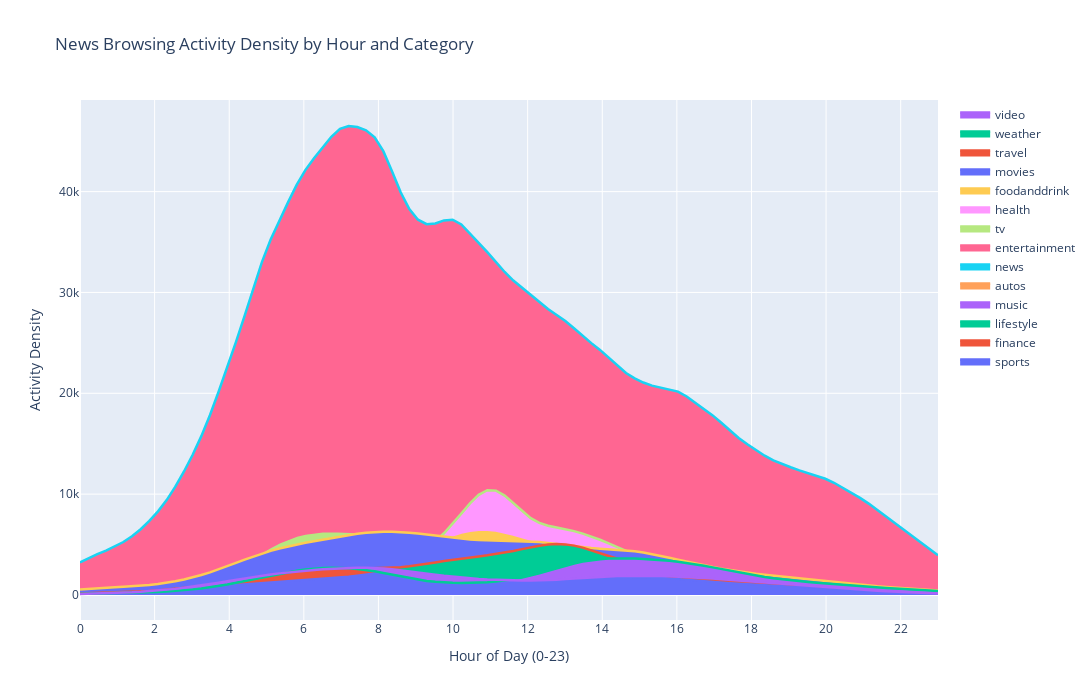

The code cell stored with this chart in its notebook:
### Code cell
# 3. Most Common Times for News Browsing Activity by Category (Density Plot)

# Filter out rows without a valid category
df = behaviour_data.dropna(subset=['First_Clicked_News_Category'])

categories = df['First_Clicked_News_Category'].unique()
colors = px.colors.qualitative.Plotly

fig = go.Figure()
for i, category in enumerate(categories):
    cat_data = df[df['First_Clicked_News_Category'] == category]
    if len(cat_data) >= 5:
        hours = cat_data['Hour'].values
        x_smooth = np.linspace(0, 23, 100)
        try:
            kde = stats.gaussian_kde(hours)
            density = kde(x_smooth)
            density = density / density.max() * len(cat_data)
            fig.add_trace(go.Scatter(
                x=x_smooth,
                y=density,
                mode='lines',
                name=category,
                line=dict(color=colors[i % len(colors)], width=2.5),
                fill='tonexty' if i > 0 else 'tozeroy',
                fillcolor=colors[i % len(colors)],
                opacity=0.3,
                hovertemplate=f'<b>{category}</b><br>Hour: %{{x:.1f}}<br>Density: %{{y:.2f}}<br>Total: {len(cat_data)}<extra></extra>'
            ))
        except Exception as e:
            print(f'Could not create density curve for {category}: {e}')

fig.update_layout(
    title='News Browsing Activity Density by Hour and Category',
    xaxis_title='Hour of Day (0-23)',
    yaxis_title='Activity Density',
    hovermode='closest',
    width=1200,
    height=700,
    showlegend=True,
    legend=dict(orientation='v', yanchor='top', y=1, xanchor='left', x=1.02)
)
fig.update_xaxes(range=[0, 23], dtick=2)
fig.show()
